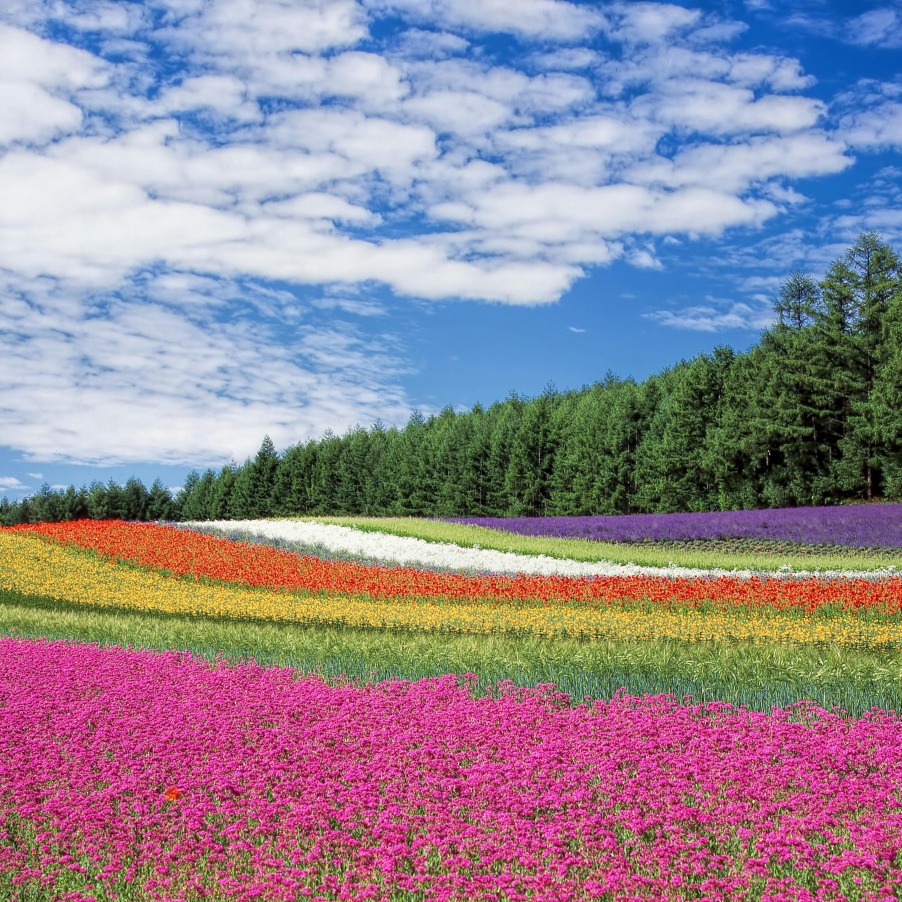
#> input picture INPUT_IMAGES/Scene.jpg, 3607 x 3607 px (shown at 1/4 size); its folder holds 4 pictures in this run
$ python impastode_sketcher.py
#> lines starting #> are read from the running program, lines starting #| are printed output that depends on the picture
import cv2
import numpy as np
from os.path import join
import matplotlib.pyplot as plt
from scipy.integrate import solve_ivp
from matplotlib.patches import Ellipse
from sklearn.mixture import GaussianMixture

plt.style.use('dark_background')


################################################################################################
################################################################################################


class LocallyWeightedLinearModelColor:
    def __init__(self,
                 image_size: int,
                 num_colors: int,
                 sim_t_max: float,
                 num_t_steps: int,
                 num_gauss_per_color: int = 2,
                 Omega_Magnitude: float = 1e-2,
                ):
        """
        Initializes the model parameters for generating art from image color dynamics.

        Args:
            image_size (int): The width/height to resize the input image to (square).
            num_colors (int): The number of color clusters (K) for K-Means segmentation.
            sim_t_max (float): The total duration of the ODE simulation for trajectories.
            num_t_steps (int): The number of time steps to record in the output trajectory.
            num_gauss_per_color (int, optional): Maximum number of Gaussian components to fit spatially
                                                 for each color cluster. Defaults to 2.
            Omega_Magnitude (float, optional): The magnitude of the rotational component in the dynamics.
                                               Higher values create tighter spirals. Defaults to 1e-2.
        """
        self.num_colors = num_colors
        self.image_size = image_size
        self.sim_t_max = sim_t_max
        self.num_t_steps = num_t_steps
        self.omega_mag = Omega_Magnitude
        self.gauss_per_color = num_gauss_per_color


    def extract_color_clusters(self, img: np.ndarray, show_flag: bool = False):
        """
        Performs K-Means clustering on the image pixel colors to segment the image.

        Args:
            img (np.ndarray): Input image in BGR format (standard OpenCV format).
            show_flag (bool, optional): If True, plots the segmented result. Defaults to False.

        Returns:
            color_labels (np.ndarray): A flattened array of size (image_size*image_size,) containing
                                       the cluster index (0 to num_colors-1) for each pixel.
            color_centers (np.ndarray): Array of shape (num_colors, 3) containing the RGB centroid
                                        for each color cluster.
        """
        # Resize to ensure consistent processing scale
        img = cv2.resize(img, (self.image_size, self.image_size))
        cv2.cvtColor(img, cv2.COLOR_BGR2RGB, dst=img)

        # Apply slight blur to smooth out noise before clustering, resulting in cleaner regions
        cv2.GaussianBlur(img, (3, 3), sigmaX=1.5, dst=img)

        # Flatten image to a list of pixels (N, 3)
        pixels = img.reshape(-1, 3).astype(np.float32)

        # K-Means criteria: Stop after 10 iterations or if epsilon < 1.0
        criteria = (cv2.TERM_CRITERIA_EPS + cv2.TERM_CRITERIA_MAX_ITER, 10, 1.0)
        compactness = cv2.KMEANS_PP_CENTERS

        _, color_labels, color_centers = cv2.kmeans(
            pixels, self.num_colors, None,
            criteria, 3, compactness,
        )

        color_labels = color_labels.flatten()
        color_centers = color_centers.astype(np.uint8)

        # Reconstruct the segmented image for visualization
        self.seg_img = color_centers[color_labels].reshape(self.image_size, self.image_size, 3)

        if show_flag:
            plt.imshow(self.seg_img)
            plt.title("K-Means Color Segmentation")
            plt.tight_layout()
            plt.axis("off")

        return color_labels, color_centers


    def extract_spatial_clusters(self,
                                 X: np.ndarray,
                                 color_labels: np.ndarray,
                                 show_flag: bool = False
                                ):
        """
        Fits Spatial Gaussian Mixture Models (GMM) to the coordinate locations of each color.
        It also computes the 'A' matrices that define the local dynamics (spirals) for each Gaussian.

        Args:
            X (np.ndarray): Normalized (x, y) coordinates of all pixels. Shape (N_pixels, 2).
            color_labels (np.ndarray): Color cluster index for each pixel. Shape (N_pixels,).
            show_flag (bool, optional): If True, displays the vector field generated by the GMMs.

        Returns:
            None: Updates internal state (self.means, self.covs, self.A_matrix, etc.).
        """
        covs_list = []
        means_list = []
        cluster_ids_per_gauss = []

        # Loop through each unique color found by K-Means
        for c in range(self.num_colors):
            # Extract coordinates X where the pixel color is 'c'
            X_c = X[color_labels == c]

            # Skip if this color has almost no pixels
            if X_c.shape[0] < 2: continue

            # Fit a GMM to the spatial distribution of this specific color
            n_components = min(self.gauss_per_color, X_c.shape[0])
            gmm = GaussianMixture(n_components=n_components, random_state=0)
            gmm.fit(X_c)

            means_list.append(gmm.means_)
            covs_list.append(gmm.covariances_)
            # Keep track of which color this Gaussian belongs to
            cluster_ids_per_gauss.extend([c] * n_components)

        # Stack lists into monolithic arrays for vectorized ODE computation
        self.means = np.vstack(means_list)
        # Inflate covariance slightly (x2.5) to widen the attraction basins
        self.covs = np.vstack(covs_list) * 2.5
        self.num_gauss = self.means.shape[0]
        self.cluster_ids_per_gauss = np.array(cluster_ids_per_gauss, dtype=int)

        # Precompute inverses and determinants for fast Gaussian PDF evaluation
        dets = np.linalg.det(self.covs)
        self.covs_inv = np.linalg.inv(self.covs)
        self.gaussian_den = 2.0 * np.pi * np.sqrt(dets)

        # --- Construct Dynamics Matrices (A) ---
        self.A_matrix = np.zeros_like(self.covs)
        # Skew-symmetric matrix to induce rotation
        omega = np.array([[0.0, -self.omega_mag],
                          [self.omega_mag, 0.0]])

        for i, cov in enumerate(self.covs):
            # Decompose covariance to align dynamics with the shape of the blob
            eigvals, eigvecs = np.linalg.eigh(cov)

            # Create a stable spiral:
            # -np.diag(eigvals) provides stability (attraction to center)
            # +omega provides rotation
            A_local = -np.diag(eigvals) + omega

            # Rotate dynamics back to global frame
            self.A_matrix[i] = eigvecs @ A_local @ eigvecs.T

        if show_flag:
            self._visualize_vector_field()


    def _visualize_vector_field(self):
        """
        Helper to plot the generated vector field overlaid with
        colored ellipses representing the Gaussian components.
        """
        # 1. Generate Vector Field Grid
        xs = np.linspace(0, 1, 25)
        ys = np.linspace(0, 1, 25)
        XX, YY = np.meshgrid(xs, ys)
        U = np.zeros_like(XX)
        V = np.zeros_like(YY)

        # 2. Compute Dynamics at Grid Points
        for i in range(XX.shape[0]):
            for j in range(XX.shape[1]):
                d = self.dynamics_ODE(0.0, np.array([XX[i, j], YY[i, j]]))
                U[i, j], V[i, j] = d

        # 3. Setup Plot
        ax = plt.gca()

        # 4. Plot Vector Field (Quiver)
        ax.quiver(XX, YY, U, V, alpha=0.7, color='white', zorder=2)

        # 5. Plot Colored Gaussian Ellipses
        # We iterate over every Gaussian component found in the GMMs
        for k in range(self.num_gauss):
            mean = self.means[k]
            cov = self.covs[k] / 2.5 # Revert the inflation for visualization accuracy

            # Calculate eigvals and eigvecs to get ellipse orientation/size
            eigvals, eigvecs = np.linalg.eigh(cov)

            # Width and Height are 2 * sqrt(eigenvalue) * n_std_dev
            # We use 2.0 std dev to cover ~95% of the data in that Gaussian
            width = 2.0 * np.sqrt(eigvals[0]) * 2.0
            height = 2.0 * np.sqrt(eigvals[1]) * 2.0

            # Calculate angle of rotation (in degrees for Matplotlib)
            angle = np.degrees(np.arctan2(eigvecs[1, 0], eigvecs[0, 0]))

            # Get the color corresponding to this Gaussian
            c_idx = self.cluster_ids_per_gauss[k]
            color_rgb = self.kmeans_colors[c_idx] / 255.0

            # Create and add the Ellipse patch
            ell = Ellipse(xy=mean, width=width, height=height, angle=angle,
                          color=color_rgb, alpha=0.25, zorder=1)
            ax.add_patch(ell)

            # Plot the center of the Gaussian
            ax.scatter(mean[0], mean[1], c=[color_rgb], s=20, edgecolor='white', zorder=3)

        ax.set_title("Vector Field with Color-Cluster Gaussians")
        ax.axis("equal")
        ax.axis("off")
        plt.tight_layout()


    def setup(self, img_path: str, show_flag: bool = False):
        """
        Orchestrator function: Loads image, extracts color, extracts spatial clusters.

        Args:
            img_path (str): Path to the source image file.
            show_flag (bool, optional): Whether to show intermediate plots. Defaults to False.

        Returns:
            None
        """
#> called with img_path = 'INPUT_IMAGES/Scene.jpg', show_flag = True
        img_bgr = cv2.imread(img_path)
#> img_bgr is the input picture: shape (3607, 3607, 3); mean B, G, R 147.9, 134.4, 147.1
        if img_bgr is None:
            raise FileNotFoundError(f"Image not found at {img_path}")

        if show_flag: plt.figure(figsize=(17, 9)); plt.subplot(1, 2, 1)

        # 1. Get colors
        color_labels, self.kmeans_colors = self.extract_color_clusters(img=img_bgr, show_flag=show_flag)
#> in extract_color_clusters, `img = cv2.resize(img, (self.image_size, self.image_size))`:
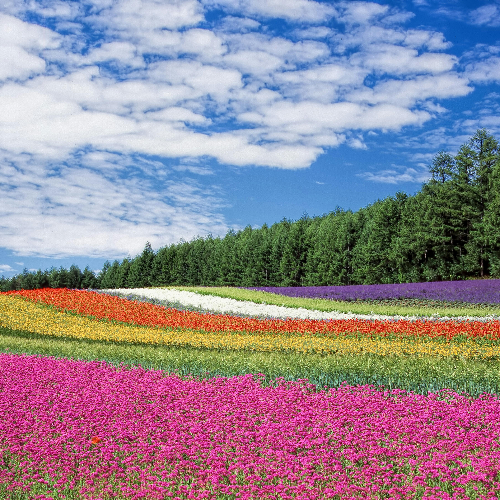
#> img: shape (500, 500, 3); mean of channels 0, 1, 2 147.9, 134.3, 147; drawn as B, G, R
#> in extract_color_clusters, `cv2.GaussianBlur(img, (3, 3), sigmaX=1.5, dst=img)`:
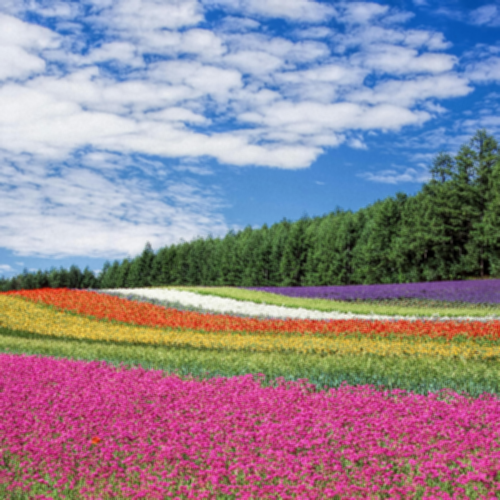
#> img: shape (500, 500, 3); mean R, G, B 147, 134.3, 147.9
#> in extract_color_clusters, `_, color_labels, color_centers = cv2.kmeans( pixels, self.num_colors, ..`: color_centers = [[150.6, 142.9, 81.94], [192.5, 204, 223.5], [64.28, 77.95, 49.21], [189.5, 76.72, 120.7], [90.43, 138.7, 201.1]]
#> in extract_color_clusters, `color_centers = color_centers.astype(np.uint8)`: color_centers = [[150, 142, 81], [192, 204, 223], [64, 77, 49], [189, 76, 120], [90, 138, 201]]
#> in extract_color_clusters, `self.seg_img = color_centers[color_labels].reshape(self.image_size, se..`:
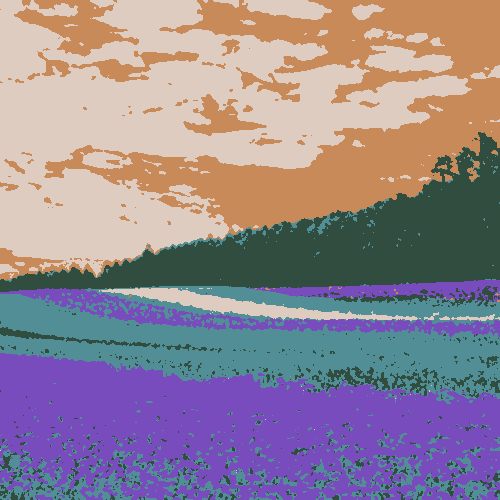
#> self.seg_img: shape (500, 500, 3); mean of channels 0, 1, 2 146.5, 133.7, 147.4; drawn as B, G, R
#> self.kmeans_colors has the same summary as color_centers in extract_color_clusters

        # Create normalized coordinate grid (0 to 1) for X and Y
        ys, xs = np.indices((self.image_size, self.image_size))
        xs_flat = xs.ravel().astype(np.float32)
        ys_flat = ys.ravel().astype(np.float32)

        x_norm = xs_flat / float(self.image_size)
        # Flip Y so (0,0) is bottom-left for plotting consistency (optional choice)
        y_flip = self.image_size - ys_flat
        y_norm = y_flip / float(self.image_size)

        if show_flag: plt.subplot(1, 2, 2)

        # 2. Fit spatial models to coordinates
        X_norm = np.stack([x_norm, y_norm], axis=1)
        self.extract_spatial_clusters(X_norm, color_labels, show_flag)
#> after the loop in extract_spatial_clusters, `for c in range(self.num_colors):`: cluster_ids_per_gauss = [0, 0, 0, 0, 1, 1, 1, 1, 2, 2, 2, 2, 3, 3, 3, 3, 4, 4, 4, 4]; covs_list = 5 items
#> in extract_spatial_clusters, `self.means = np.vstack(means_list)`: self.means = 20 rows, first 8: [0.548, 0.325], [0.861, 0.309], [0.193, 0.331], [0.441, 0.0478], [0.624, 0.808], [0.128, 0.604], [0.249, 0.849], [0.352, 0.522]
#> in extract_spatial_clusters, `self.cluster_ids_per_gauss = np.array(cluster_ids_per_gauss, dtype=int)`: self.cluster_ids_per_gauss = 20 values from 0 to 4
#> in extract_spatial_clusters, `dets = np.linalg.det(self.covs)`: dets = 20 values, max 0.00126 at index 7, min 0.000124 at index 2, mean 0.000582
#> in extract_spatial_clusters, `self.gaussian_den = 2.0 * np.pi * np.sqrt(dets)`: self.gaussian_den = 20 values, max 0.223 at index 7, min 0.07 at index 2, mean 0.145
#> the loop in extract_spatial_clusters, `for i, cov in enumerate(self.covs):` made 20 passes
#> (cov, eigvals, eigvecs, A_local) on passes 1 to 2: ([[0.0609, -0.00773], [-0.00773, 0.0114]], [0.0102, 0.0621], [[-0.151, -0.989], [-0.989, 0.151]], [[-0.0102, -0.025], [0.025, -0.0621]]), ([[0.0204, -0.00535], [-0.00535, 0.0244]], [0.0167, 0.0281], [[-0.822, -0.57], [-0.57, 0.822]], [[-0.0167, -0.025], [0.025, -0.0281]])
#> the loop in _visualize_vector_field, `for i in range(XX.shape[0]):` made 25 passes
#> in _visualize_vector_field, `ax.quiver(XX, YY, U, V, alpha=0.7, color='white', zorder=2)`:
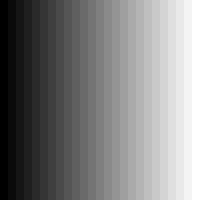
#> XX: shape (25, 25) float64 (shown 8 times larger); min 0, max 1, mean 0.5

        if show_flag: plt.show()
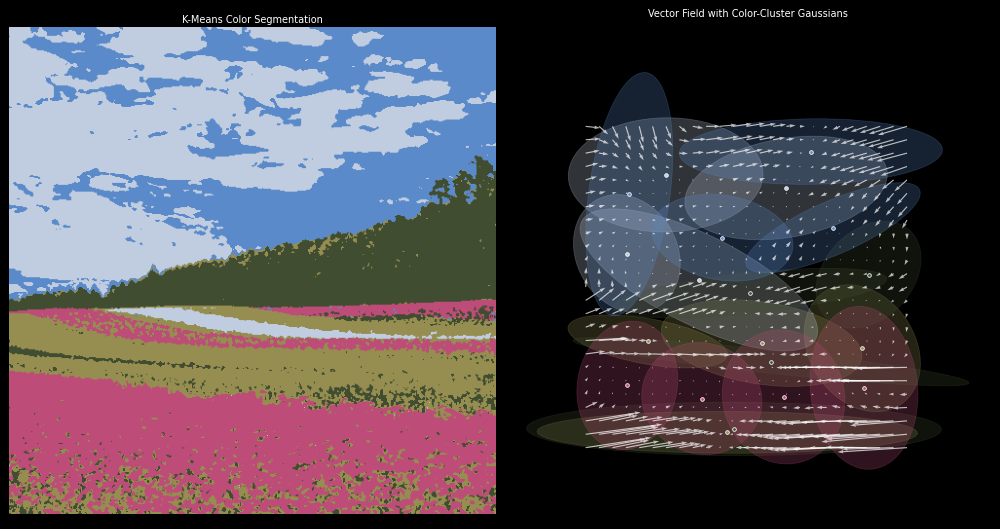
#> figure drawn by matplotlib, 2 panels


    def dynamics_ODE(self, t, X: np.ndarray):
        """
        The derivative function (dX/dt) for the ODE solver.
        Computes a weighted sum of linear dynamics based on Gaussian activation.

        Args:
            t (float): Current time (required by solve_ivp, though unused here as system is autonomous).
            X (np.ndarray): Current position vector [x, y].

        Returns:
            np.ndarray: Velocity vector [u, v].
        """
        # Vectorized Mahalanobis distance calculation
        diff = X - self.means # Shape: (Num_Gauss, 2)

        # einsum computes (x-mu)^T * Sigma^-1 * (x-mu) for all Gaussians at once
        quad = np.einsum('kd,kde,ke->k', diff, self.covs_inv, diff)

        # Calculate weights. Cubing (**3) sharpens the activation, reducing overlap blending
        gaussian = (np.exp(-0.5 * quad) / self.gaussian_den) ** 3.
        gaussian_sum = np.sum(gaussian)

        # Calculate local linear velocity: A_k * (X - mu_k)
        AX = np.einsum('kij,kj->ki', self.A_matrix, diff)

        # Avoid division by zero if point is far from all clusters
        if gaussian_sum < 1e-7: return np.zeros_like(X)

        # Weighted average of velocities (Gaussian Mixture Regression)
        return np.sum(gaussian[:, None] * AX, axis=0) / gaussian_sum


    def dominant_cluster_for_point(self, X: np.ndarray) -> int:
        """
        Determines the dominant original color index for a final position X.

        Args:
            X (np.ndarray): The query point [x, y].

        Returns:
            int: The index of the color cluster (0 to num_colors-1) that owns
                 the Gaussian with the highest activation at X.
        """
        diff = X - self.means
        quad = np.einsum('kd,kde,ke->k', diff, self.covs_inv, diff)
        gaussian = np.exp(-0.5 * quad) / self.gaussian_den

        # Sum probabilities per color ID
        weights_per_color = np.bincount(
            self.cluster_ids_per_gauss,
            weights=gaussian,
            minlength=self.num_colors,
        )
        return int(np.argmax(weights_per_color))


    def get_trajectory(self, X0):
        """
        Simulates a single particle trajectory starting at X0.

        Args:
            X0 (list or np.ndarray): Start position [x, y].

        Returns:
            Traj (np.ndarray): Array of shape (2, num_t_steps) containing the path.
            color_rgb (np.ndarray): The normalized RGB color (0-1) associated with the
                                    endpoint of the trajectory.
        """
        Traj = solve_ivp(
            self.dynamics_ODE,
            [0.0, self.sim_t_max],
            X0,
            t_eval=np.linspace(0.0, self.sim_t_max, self.num_t_steps)
        ).y

        # Determine color based on where the particle ends up (or dominantly stays)
        c_idx = self.dominant_cluster_for_point(Traj[:, -1])
        color_rgb = self.kmeans_colors[c_idx] / 255.0

        return Traj, color_rgb


    def test_results(self, density_X0: int, out_path:str=None):
        """
        Generates and plots a grid of trajectories to visualize the overall artistic effect.

        Args:
            density_X0 (int): The square root of the number of particles.
                              (e.g., 30 creates a 30x30 grid of starting points).

            out_path (str): Path to the save image file generated. (Default: None -> Not saved)

        Returns:
            None: Displays a Matplotlib figure.
        """
#> called with density_X0 = 30, out_path = 'OUTPUT_IMAGES/out.png'
        Traj_List = []
        Colors_List = []

        # Generate a grid of starting points
        X0_arr = np.column_stack([
            X.flatten() for X in np.meshgrid(
                np.linspace(0.0, 1.0, density_X0),
                np.linspace(0.0, 1.0, density_X0),
            )
        ])

        # Compute trajectories for all points
        for X0 in X0_arr:
            Traj, color_rgb = self.get_trajectory(X0)
            Traj_List.append(Traj)
            Colors_List.append(color_rgb)

        # --- Visualization ---
        plt.figure(figsize=(17, 9))
        plt.subplot(1, 2, 1)

        for Traj, color_rgb in zip(Traj_List, Colors_List):
            plt.plot(Traj[0], Traj[1], color=color_rgb,  alpha=0.9, linewidth=0.7)

        plt.title("Trajectories colored by K-Means color cluster")
        plt.tight_layout()
        plt.axis("equal")
        plt.axis("off")

        plt.subplot(1, 2, 2)
        plt.imshow(self.seg_img)
        plt.title("Original K-Means Color Segmentation")
        plt.tight_layout()
        plt.axis("equal")
        plt.axis("off")
        if out_path is not None:
            plt.savefig(out_path, dpi=300)
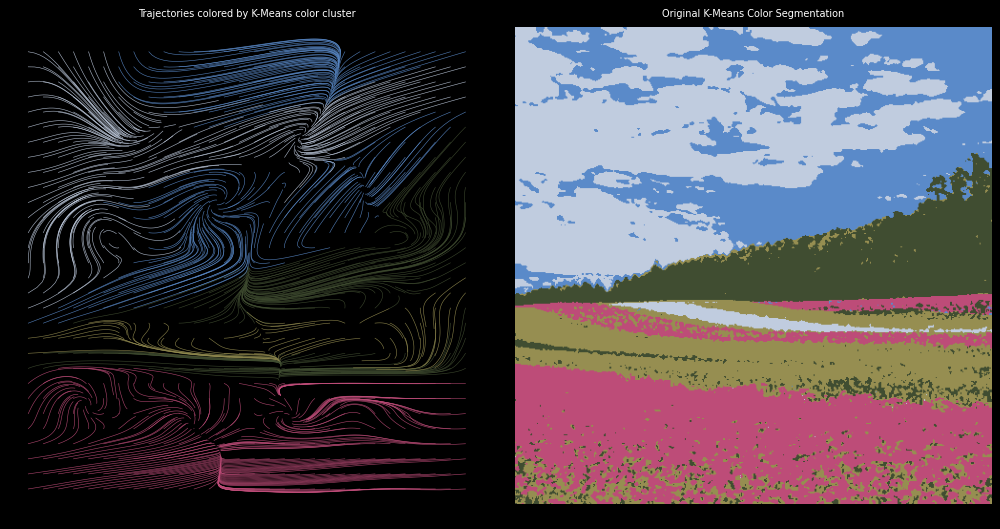
#> figure drawn by matplotlib, 2 panels
        plt.show()


    # [12 lines left out: function update_plot_on_hover, not called in this run]


    def activate_live_update(self):
        """
        Starts an interactive matplotlib session.
        Move the mouse over the left panel to generate trajectories in real-time.
        """
        self.fig, self.ax = plt.subplots(1, 2, figsize=(17, 9))

        # Left Panel: Canvas for trajectories
        self.ax[0].set_xlim((0., 1.))
        self.ax[0].set_ylim((0., 1.))
        self.ax[0].set_aspect("equal")
        self.ax[0].axis("off")
        self.ax[0].set_title("Hover here to paint trajectories")

        # Right Panel: Reference Image
        self.ax[1].imshow(self.seg_img)
        self.ax[1].set_aspect("equal")
        self.ax[1].axis("off")

        self.fig.tight_layout()
        # Connect mouse motion event to the callback
        self.fig.canvas.mpl_connect('motion_notify_event', self.update_plot_on_hover)
        plt.show()


################################################################################################
################################################################################################


if __name__ == "__main__":
    # Example usage
    LWLM = LocallyWeightedLinearModelColor(
        num_colors=5,             # Segment image into 5 dominant colors
        image_size=500,           # Resize input to 500x500
        sim_t_max=50.0,           # Run simulation for 50 time units
        num_t_steps=50,           # Resolution of trajectory
        num_gauss_per_color=4,    # Each color can have up to 4 spatial clusters
        Omega_Magnitude=2.5e-2,   # Spiral tightness
    )

    # Note: Ensure "Scene.jpg" exists in the INPUT_IMAGES or provide full path
    try:
        LWLM.setup(
            img_path=join("INPUT_IMAGES", "Scene.jpg"),
            show_flag=True,       # Show setup plots
        )

        # 1. Start interactive mode
        LWLM.activate_live_update()

        # 2. Generate static batch result
        LWLM.test_results(
            density_X0=30,
            out_path=join("OUTPUT_IMAGES", "out.png")
        )

    except FileNotFoundError as e:
        print(e)


################################################################################################
################################################################################################
